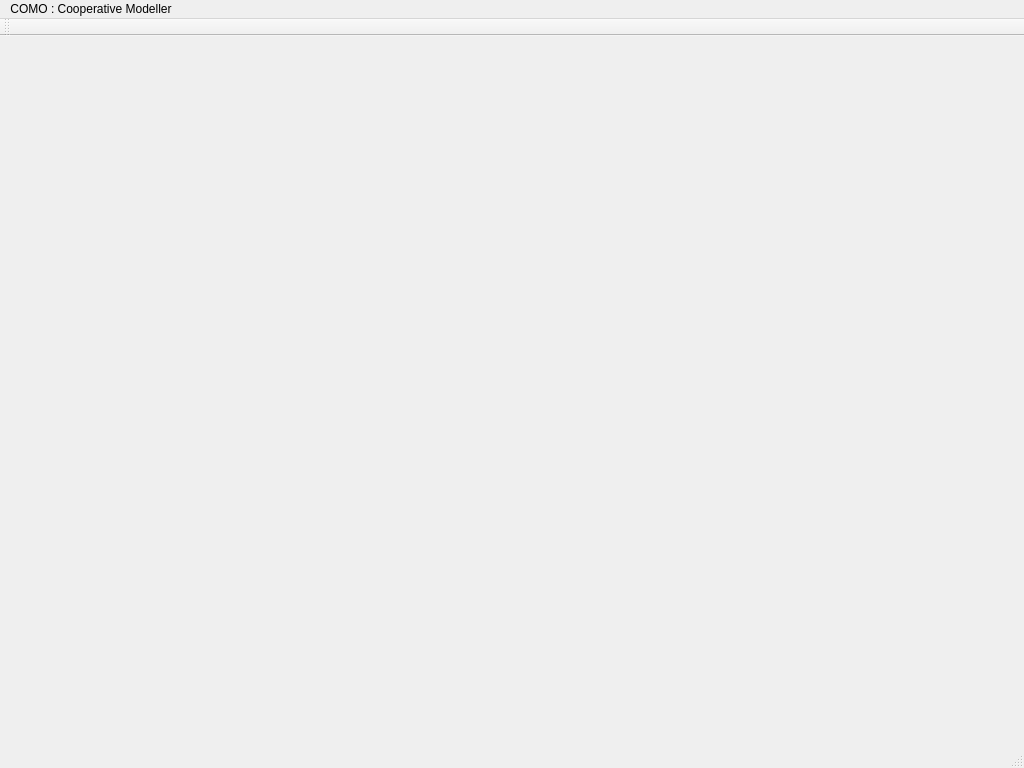
<?xml version="1.0" encoding="UTF-8"?>
<ui version="4.0">
 <class>MainWindow</class>
 <widget class="QMainWindow" name="MainWindow">
  <property name="geometry">
   <rect>
    <x>0</x>
    <y>0</y>
    <width>1024</width>
    <height>768</height>
   </rect>
  </property>
  <property name="windowTitle">
   <string>MainWindow</string>
  </property>
  <widget class="QWidget" name="centralWidget">
   <widget class="OpenGLCanvas" name="widget" native="true">
    <property name="geometry">
     <rect>
      <x>10</x>
      <y>10</y>
      <width>800</width>
      <height>600</height>
     </rect>
    </property>
   </widget>
  </widget>
  <widget class="QMenuBar" name="menuBar">
   <property name="geometry">
    <rect>
     <x>0</x>
     <y>0</y>
     <width>1024</width>
     <height>25</height>
    </rect>
   </property>
   <widget class="QMenu" name="menuCOMO_Cooperative_Modeller">
    <property name="title">
     <string>COMO : Cooperative Modeller</string>
    </property>
   </widget>
   <addaction name="menuCOMO_Cooperative_Modeller"/>
  </widget>
  <widget class="QToolBar" name="mainToolBar">
   <attribute name="toolBarArea">
    <enum>TopToolBarArea</enum>
   </attribute>
   <attribute name="toolBarBreak">
    <bool>false</bool>
   </attribute>
  </widget>
  <widget class="QStatusBar" name="statusBar"/>
 </widget>
 <layoutdefault spacing="6" margin="11"/>
 <customwidgets>
  <customwidget>
   <class>OpenGLCanvas</class>
   <extends>QWidget</extends>
   <header>src/gui/opengl_canvas.hpp</header>
   <container>1</container>
  </customwidget>
 </customwidgets>
 <resources/>
 <connections/>
</ui>
